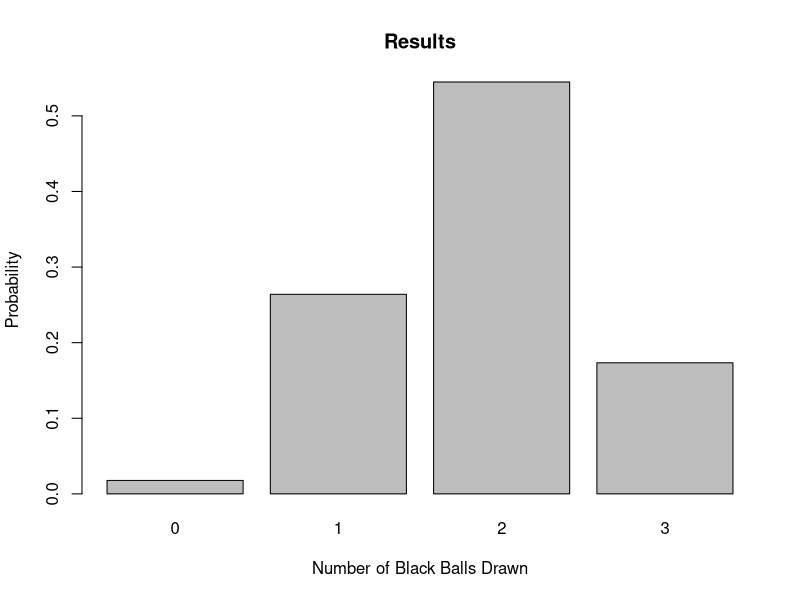
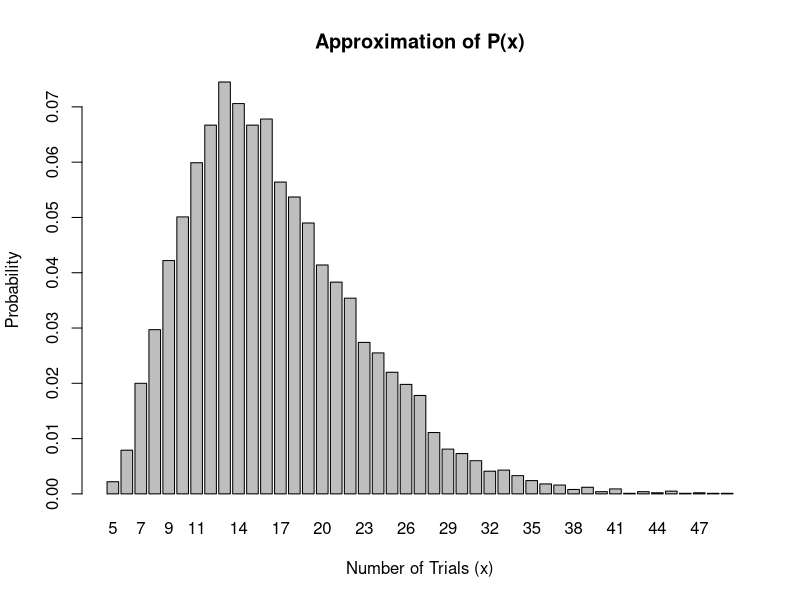
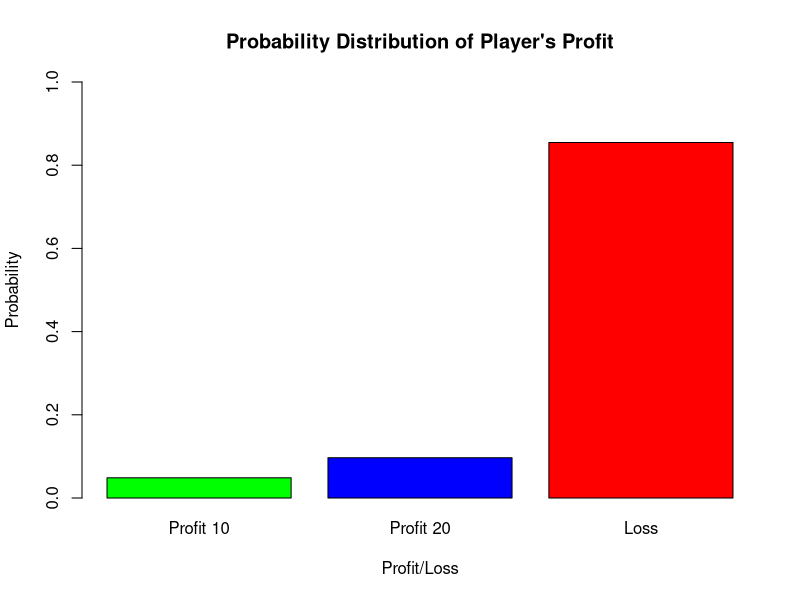

Reproduce these figures in R, in order.
## ---- chunk 1
knitr::opts_chunk$set(echo = TRUE)
## ---- chunk 2
balls <- c(rep("black", 5), rep("red", 3))
simulations <- 10000
results <- numeric(simulations)

for (i in 1:simulations) {
  drawn_balls <- sample(balls, 3, replace = FALSE)
  black_balls <- sum(drawn_balls == "black")
  results[i] <- black_balls
}

probabilities <- table(results) / simulations
barplot(probabilities, xlab = "Number of Black Balls Drawn",
        ylab = "Probability",main = "Results")


## ---- chunk 3
success_prob <- 0.3
num_successes <- 5
num_simulations <- 10000

simulate_experiment <- function() {
  num_trials <- 0
  num_success <- 0
  
  while (num_success < num_successes) {
    num_trials <- num_trials + 1
    
    if (runif(1) < success_prob) {
      num_success <- num_success + 1
    }
  }
  
  return(num_trials)
}

sim_results <- replicate(num_simulations, simulate_experiment())

trial_counts <- table(sim_results)

probabilities <- trial_counts / num_simulations

mean_trials <- sum(sim_results) / num_simulations

barplot(probabilities, main = "Approximation of P(x)", xlab = "Number of Trials (x)", ylab = "Probability")

cat("Mean number of trials:", mean_trials)

## ---- chunk 4
n_simulations <- 10000

profit_10 <- 0  
profit_20 <- 0  
loss <- 0       

for (i in 1:n_simulations) {
  ball1 <- sample(1:20, 1)
  ball2 <- sample(1:20, 1)
  
  if (ball1 + ball2 == 20) {
    profit_10 <- profit_10 + 10
  } else if (abs(ball1 - ball2) == 1) {
    profit_20 <- profit_20 + 20
  } else {
    loss <- loss + 5
  }
}

prob_10 <- profit_10 / (n_simulations * 10)
prob_20 <- profit_20 / (n_simulations * 20)
prob_loss <- loss / (n_simulations * 5)

barplot(c(prob_10, prob_20, prob_loss), names.arg = c("Profit 10", "Profit 20",
                                                      "Loss"),
        xlab = "Profit/Loss", ylab = "Probability",
        main = "Probability Distribution of Player's Profit",
        col = c("green", "blue", "red"),ylim=c(0,1))
